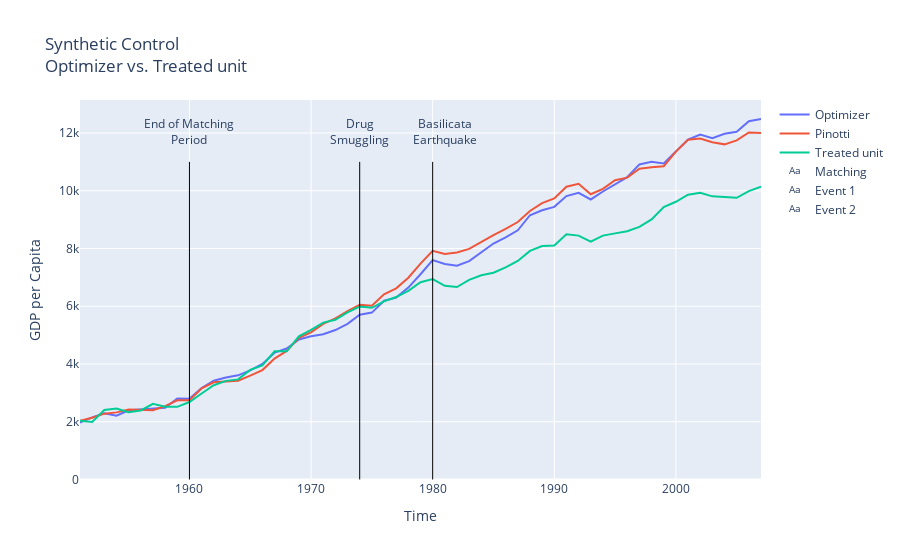

The cell this chart's notebook holds for it:
### Markdown cell above
#### Graphical Comparison

### Code cell
w_paper = np.array([0, 0, 0, 0, 0, 0, 0, 0, 0, 0, 0, 0, 0.624, 0.376, 0]).reshape(1, 15)  # weights from Pinotti

fig = go.Figure()
fig.add_trace(go.Scatter(x=list(data.year.unique()), y=w.value[0] @ y_ctr_all,
                    mode='lines', name='Optimizer'))
fig.add_trace(go.Scatter(x=list(data.year.unique()), y=(w_paper @ y_ctr_all)[0],
                    mode='lines', name='Pinotti'))
fig.add_trace(go.Scatter(x=list(data.year.unique()), y=y_tr_all[0],
                    mode='lines', name='Treated unit'))

fig.add_shape(dict(type="line", x0=1960, y0=0, x1=1960, y1=11000,
                   line=dict(color="Black", width=1)))

fig.add_shape(dict(type="line", x0=1974, y0=0, x1=1974, y1=11000,
                   line=dict(color="Black", width=1)))

fig.add_shape(dict(type="line", x0=1980, y0=0, x1=1980, y1=11000,
                   line=dict(color="Black", width=1)))

fig.add_trace(go.Scatter(x=[1960], y=[12000], mode="text",
    name="Matching", text=["End of Matching<br>Period"]))

fig.add_trace(go.Scatter(x=[1974], y=[12000], mode="text",
    name="Event 1", text=["Drug<br>Smuggling"]))

fig.add_trace(go.Scatter(x=[1981], y=[12000], mode="text",
    name="Event 2", text=["Basilicata<br>Earthquake"]))

fig.update_layout(title='Synthetic Control<br>Optimizer vs. Treated unit',
                   xaxis_title='Time', yaxis_title='GDP per Capita')

# Dynamic graph
fig.show()

# Static graph only for display on github
#fig.show(renderer="png")

### Figure 1 — Plotly figure (JSON) as saved in the notebook; plotly's stock layout.template omitted (floating-point values rounded to 4 significant figures)
{"data": [{"mode": "lines", "name": "Optimizer", "type": "scatter", "x": [1951, 1952, 1953, 1954, 1955, 1956, 1957, 1958, 1959, 1960, 1961, 1962, 1963, 1964, 1965, 1966, 1967, 1968, 1969, 1970, 1971, 1972, 1973, 1974, 1975, 1976, 1977, 1978, 1979, 1980, 1981, 1982, 1983, 1984, 1985, 1986, 1987, 1988, 1989, 1990, 1991, 1992, 1993, 1994, 1995, 1996, 1997, 1998, 1999, 2000, 2001, 2002, 2003, 2004, 2005, 2006, 2007], "y": [1973.0, 2150.0, 2292.0, 2207.0, 2396.0, 2430.0, 2446.0, 2487.0, 2804.0, 2796.0, 3162.0, 3419.0, 3530.0, 3608.0, 3778.0, 3999.0, 4393.0, 4535.0, 4848.0, 4958.0, 5029.0, 5175.0, 5392.0, 5708.0, 5780.0, 6190.0, 6299.0, 6645.0, 7108.0, 7597.0, 7466.0, 7403.0, 7564.0, 7881.0, 8173.0, 8385.0, 8628.0, 9152.0, 9322.0, 9442.0, 9814.0, 9929.0, 9698.0, 9973.0, 10220.0, 10470.0, 10910.0, 11000.0, 10950.0, 11370.0, 11770.0, 11940.0, 11820.0, 11970.0, 12040.0, 12410.0, 12480.0]}, {"mode": "lines", "name": "Pinotti", "type": "scatter", "x": [1951, 1952, 1953, 1954, 1955, 1956, 1957, 1958, 1959, 1960, 1961, 1962, 1963, 1964, 1965, 1966, 1967, 1968, 1969, 1970, 1971, 1972, 1973, 1974, 1975, 1976, 1977, 1978, 1979, 1980, 1981, 1982, 1983, 1984, 1985, 1986, 1987, 1988, 1989, 1990, 1991, 1992, 1993, 1994, 1995, 1996, 1997, 1998, 1999, 2000, 2001, 2002, 2003, 2004, 2005, 2006, 2007], "y": [2030.0, 2138.0, 2280.0, 2324.0, 2424.0, 2414.0, 2396.0, 2539.0, 2741.0, 2743.0, 3158.0, 3364.0, 3402.0, 3423.0, 3598.0, 3789.0, 4189.0, 4453.0, 4908.0, 5096.0, 5391.0, 5582.0, 5831.0, 6054.0, 6020.0, 6413.0, 6621.0, 6988.0, 7478.0, 7921.0, 7810.0, 7862.0, 7985.0, 8234.0, 8467.0, 8680.0, 8916.0, 9300.0, 9573.0, 9736.0, 10140.0, 10240.0, 9879.0, 10070.0, 10370.0, 10450.0, 10770.0, 10810.0, 10850.0, 11360.0, 11770.0, 11810.0, 11680.0, 11610.0, 11740.0, 12020.0, 12000.0]}, {"mode": "lines", "name": "Treated unit", "type": "scatter", "x": [1951, 1952, 1953, 1954, 1955, 1956, 1957, 1958, 1959, 1960, 1961, 1962, 1963, 1964, 1965, 1966, 1967, 1968, 1969, 1970, 1971, 1972, 1973, 1974, 1975, 1976, 1977, 1978, 1979, 1980, 1981, 1982, 1983, 1984, 1985, 1986, 1987, 1988, 1989, 1990, 1991, 1992, 1993, 1994, 1995, 1996, 1997, 1998, 1999, 2000, 2001, 2002, 2003, 2004, 2005, 2006, 2007], "y": [2034.0, 1993.0, 2406.0, 2456.0, 2328.0, 2392.0, 2622.0, 2522.0, 2515.0, 2683.0, 2979.0, 3265.0, 3415.0, 3467.0, 3796.0, 3950.0, 4440.0, 4440.0, 4960.0, 5179.0, 5432.0, 5532.0, 5784.0, 5990.0, 5945.0, 6169.0, 6318.0, 6532.0, 6833.0, 6943.0, 6708.0, 6664.0, 6911.0, 7072.0, 7161.0, 7345.0, 7568.0, 7917.0, 8084.0, 8103.0, 8490.0, 8446.0, 8235.0, 8447.0, 8524.0, 8599.0, 8748.0, 9005.0, 9432.0, 9618.0, 9863.0, 9932.0, 9805.0, 9784.0, 9754.0, 9985.0, 10140.0]}, {"mode": "text", "name": "Matching", "text": ["End of Matching<br>Period"], "type": "scatter", "x": [1960], "y": [12000]}, {"mode": "text", "name": "Event 1", "text": ["Drug<br>Smuggling"], "type": "scatter", "x": [1974], "y": [12000]}, {"mode": "text", "name": "Event 2", "text": ["Basilicata<br>Earthquake"], "type": "scatter", "x": [1981], "y": [12000]}], "layout": {"shapes": [{"line": {"color": "Black", "width": 1}, "type": "line", "x0": 1960, "x1": 1960, "y0": 0, "y1": 11000}, {"line": {"color": "Black", "width": 1}, "type": "line", "x0": 1974, "x1": 1974, "y0": 0, "y1": 11000}, {"line": {"color": "Black", "width": 1}, "type": "line", "x0": 1980, "x1": 1980, "y0": 0, "y1": 11000}], "title": {"text": "Synthetic Control<br>Optimizer vs. Treated unit"}, "xaxis": {"title": {"text": "Time"}}, "yaxis": {"title": {"text": "GDP per Capita"}}}}
